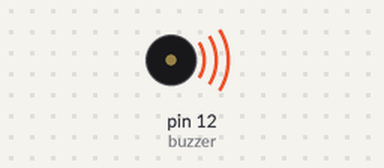
A sketch run on a simulated Arduino Uno, built with avr-gcc and run on an emulated ATmega328P. Parts: buzzer (waves = sounding, pin HIGH).

Above: at 0.5 s.
At 5.0 s:
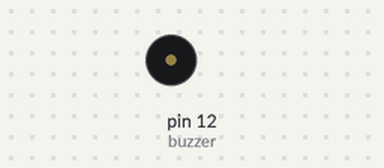
Timing chart, 0 to 6.9 s (numbered marks = the images above):
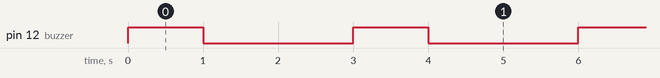

The sketch:

led_buzzer.ino
```cpp
const int buzzer = 12;

void setup() {
 pinMode(buzzer, OUTPUT);
 digitalWrite(buzzer, LOW);
}

void loop() {
digitalWrite(buzzer, HIGH);
delay(1000);
digitalWrite(buzzer, LOW);
delay(2000);
}
```

Measured:
- by itself, pin 12 (buzzer): alternates HIGH for 1.0 s and LOW for 2.0 s
